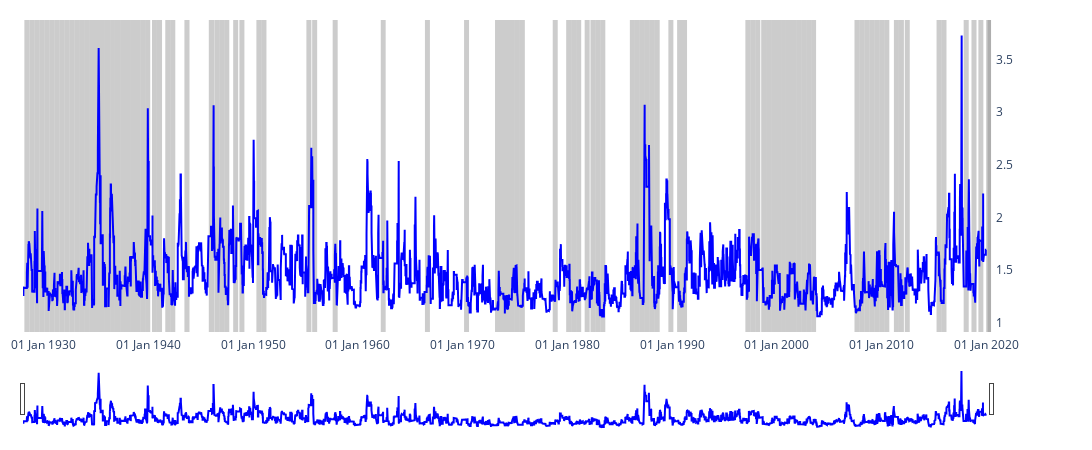

Notebook source saved alongside this figure:
### Code cell
plot_scatter(sp500.get_df_risk(), t0='1920-1-1', t1='2020-6-30', T=1, marked_periods=high_vol_periods)

### Figure 1 — Plotly figure (JSON) as saved in the notebook; plotly's stock layout.template omitted (floating-point values rounded to 4 significant figures; data arrays with more than 128 entries replaced by an {"elided": "..."} marker saying what was removed)
{"data": [{"hovertemplate": " %{y:.2f}", "line": {"color": "blue"}, "name": "ES : VaR", "type": "scatter", "x": {"elided": "23108 str values"}, "xaxis": "x", "y": {"elided": "23108 float values"}, "yaxis": "y2"}], "layout": {"autosize": false, "height": 450, "hovermode": "x unified", "legend": {"y": 1.12}, "margin": {"b": 20, "l": 20, "pad": 4, "r": 20, "t": 20}, "paper_bgcolor": "rgba(0,0,0,0)", "plot_bgcolor": "rgba(0,0,0,0)", "shapes": [{"fillcolor": "grey", "layer": "below", "line": {"width": 0}, "opacity": 0.4, "type": "rect", "x0": "1928-02-20T00:00:00", "x1": "1928-08-10T00:00:00", "xref": "x", "y0": 0, "y1": 1, "yref": "paper"}, {"fillcolor": "grey", "layer": "below", "line": {"width": 0}, "opacity": 0.4, "type": "rect", "x0": "1928-08-13T00:00:00", "x1": "1929-02-05T00:00:00", "xref": "x", "y0": 0, "y1": 1, "yref": "paper"}, {"fillcolor": "grey", "layer": "below", "line": {"width": 0}, "opacity": 0.4, "type": "rect", "x0": "1929-02-05T00:00:00", "x1": "1929-07-30T00:00:00", "xref": "x", "y0": 0, "y1": 1, "yref": "paper"}, {"fillcolor": "grey", "layer": "below", "line": {"width": 0}, "opacity": 0.4, "type": "rect", "x0": "1929-07-30T00:00:00", "x1": "1930-01-23T00:00:00", "xref": "x", "y0": 0, "y1": 1, "yref": "paper"}, {"fillcolor": "grey", "layer": "below", "line": {"width": 0}, "opacity": 0.4, "type": "rect", "x0": "1930-01-23T00:00:00", "x1": "1930-07-16T00:00:00", "xref": "x", "y0": 0, "y1": 1, "yref": "paper"}, {"fillcolor": "grey", "layer": "below", "line": {"width": 0}, "opacity": 0.4, "type": "rect", "x0": "1930-07-16T00:00:00", "x1": "1931-01-08T00:00:00", "xref": "x", "y0": 0, "y1": 1, "yref": "paper"}, {"fillcolor": "grey", "layer": "below", "line": {"width": 0}, "opacity": 0.4, "type": "rect", "x0": "1931-01-08T00:00:00", "x1": "1931-06-30T00:00:00", "xref": "x", "y0": 0, "y1": 1, "yref": "paper"}, {"fillcolor": "grey", "layer": "below", "line": {"width": 0}, "opacity": 0.4, "type": "rect", "x0": "1931-06-30T00:00:00", "x1": "1931-12-21T00:00:00", "xref": "x", "y0": 0, "y1": 1, "yref": "paper"}, {"fillcolor": "grey", "layer": "below", "line": {"width": 0}, "opacity": 0.4, "type": "rect", "x0": "1931-12-21T00:00:00", "x1": "1932-06-14T00:00:00", "xref": "x", "y0": 0, "y1": 1, "yref": "paper"}, {"fillcolor": "grey", "layer": "below", "line": {"width": 0}, "opacity": 0.4, "type": "rect", "x0": "1932-06-14T00:00:00", "x1": "1932-12-06T00:00:00", "xref": "x", "y0": 0, "y1": 1, "yref": "paper"}, {"fillcolor": "grey", "layer": "below", "line": {"width": 0}, "opacity": 0.4, "type": "rect", "x0": "1932-12-06T00:00:00", "x1": "1933-06-09T00:00:00", "xref": "x", "y0": 0, "y1": 1, "yref": "paper"}, {"fillcolor": "grey", "layer": "below", "line": {"width": 0}, "opacity": 0.4, "type": "rect", "x0": "1933-06-09T00:00:00", "x1": "1933-12-01T00:00:00", "xref": "x", "y0": 0, "y1": 1, "yref": "paper"}, {"fillcolor": "grey", "layer": "below", "line": {"width": 0}, "opacity": 0.4, "type": "rect", "x0": "1933-12-01T00:00:00", "x1": "1934-05-25T00:00:00", "xref": "x", "y0": 0, "y1": 1, "yref": "paper"}, {"fillcolor": "grey", "layer": "below", "line": {"width": 0}, "opacity": 0.4, "type": "rect", "x0": "1934-05-25T00:00:00", "x1": "1934-11-19T00:00:00", "xref": "x", "y0": 0, "y1": 1, "yref": "paper"}, {"fillcolor": "grey", "layer": "below", "line": {"width": 0}, "opacity": 0.4, "type": "rect", "x0": "1934-11-19T00:00:00", "x1": "1935-05-14T00:00:00", "xref": "x", "y0": 0, "y1": 1, "yref": "paper"}, {"fillcolor": "grey", "layer": "below", "line": {"width": 0}, "opacity": 0.4, "type": "rect", "x0": "1935-05-14T00:00:00", "x1": "1935-11-01T00:00:00", "xref": "x", "y0": 0, "y1": 1, "yref": "paper"}, {"fillcolor": "grey", "layer": "below", "line": {"width": 0}, "opacity": 0.4, "type": "rect", "x0": "1935-11-01T00:00:00", "x1": "1936-04-28T00:00:00", "xref": "x", "y0": 0, "y1": 1, "yref": "paper"}, {"fillcolor": "grey", "layer": "below", "line": {"width": 0}, "opacity": 0.4, "type": "rect", "x0": "1936-04-28T00:00:00", "x1": "1936-10-15T00:00:00", "xref": "x", "y0": 0, "y1": 1, "yref": "paper"}, {"fillcolor": "grey", "layer": "below", "line": {"width": 0}, "opacity": 0.4, "type": "rect", "x0": "1936-10-15T00:00:00", "x1": "1937-04-13T00:00:00", "xref": "x", "y0": 0, "y1": 1, "yref": "paper"}, {"fillcolor": "grey", "layer": "below", "line": {"width": 0}, "opacity": 0.4, "type": "rect", "x0": "1937-04-13T00:00:00", "x1": "1937-10-01T00:00:00", "xref": "x", "y0": 0, "y1": 1, "yref": "paper"}, {"fillcolor": "grey", "layer": "below", "line": {"width": 0}, "opacity": 0.4, "type": "rect", "x0": "1937-10-01T00:00:00", "x1": "1938-03-25T00:00:00", "xref": "x", "y0": 0, "y1": 1, "yref": "paper"}, {"fillcolor": "grey", "layer": "below", "line": {"width": 0}, "opacity": 0.4, "type": "rect", "x0": "1938-03-25T00:00:00", "x1": "1938-09-15T00:00:00", "xref": "x", "y0": 0, "y1": 1, "yref": "paper"}, {"fillcolor": "grey", "layer": "below", "line": {"width": 0}, "opacity": 0.4, "type": "rect", "x0": "1938-09-15T00:00:00", "x1": "1939-03-14T00:00:00", "xref": "x", "y0": 0, "y1": 1, "yref": "paper"}, {"fillcolor": "grey", "layer": "below", "line": {"width": 0}, "opacity": 0.4, "type": "rect", "x0": "1939-03-14T00:00:00", "x1": "1939-09-01T00:00:00", "xref": "x", "y0": 0, "y1": 1, "yref": "paper"}, {"fillcolor": "grey", "layer": "below", "line": {"width": 0}, "opacity": 0.4, "type": "rect", "x0": "1939-09-01T00:00:00", "x1": "1940-02-28T00:00:00", "xref": "x", "y0": 0, "y1": 1, "yref": "paper"}, {"fillcolor": "grey", "layer": "below", "line": {"width": 0}, "opacity": 0.4, "type": "rect", "x0": "1940-04-29T00:00:00", "x1": "1940-10-17T00:00:00", "xref": "x", "y0": 0, "y1": 1, "yref": "paper"}, {"fillcolor": "grey", "layer": "below", "line": {"width": 0}, "opacity": 0.4, "type": "rect", "x0": "1940-10-17T00:00:00", "x1": "1941-04-14T00:00:00", "xref": "x", "y0": 0, "y1": 1, "yref": "paper"}, {"fillcolor": "grey", "layer": "below", "line": {"width": 0}, "opacity": 0.4, "type": "rect", "x0": "1941-08-05T00:00:00", "x1": "1942-01-29T00:00:00", "xref": "x", "y0": 0, "y1": 1, "yref": "paper"}, {"fillcolor": "grey", "layer": "below", "line": {"width": 0}, "opacity": 0.4, "type": "rect", "x0": "1942-01-29T00:00:00", "x1": "1942-07-21T00:00:00", "xref": "x", "y0": 0, "y1": 1, "yref": "paper"}, {"fillcolor": "grey", "layer": "below", "line": {"width": 0}, "opacity": 0.4, "type": "rect", "x0": "1943-06-04T00:00:00", "x1": "1943-11-29T00:00:00", "xref": "x", "y0": 0, "y1": 1, "yref": "paper"}, {"fillcolor": "grey", "layer": "below", "line": {"width": 0}, "opacity": 0.4, "type": "rect", "x0": "1945-10-02T00:00:00", "x1": "1946-04-01T00:00:00", "xref": "x", "y0": 0, "y1": 1, "yref": "paper"}, {"fillcolor": "grey", "layer": "below", "line": {"width": 0}, "opacity": 0.4, "type": "rect", "x0": "1946-04-11T00:00:00", "x1": "1946-10-02T00:00:00", "xref": "x", "y0": 0, "y1": 1, "yref": "paper"}, {"fillcolor": "grey", "layer": "below", "line": {"width": 0}, "opacity": 0.4, "type": "rect", "x0": "1946-10-02T00:00:00", "x1": "1947-03-27T00:00:00", "xref": "x", "y0": 0, "y1": 1, "yref": "paper"}, {"fillcolor": "grey", "layer": "below", "line": {"width": 0}, "opacity": 0.4, "type": "rect", "x0": "1947-03-27T00:00:00", "x1": "1947-09-17T00:00:00", "xref": "x", "y0": 0, "y1": 1, "yref": "paper"}, {"fillcolor": "grey", "layer": "below", "line": {"width": 0}, "opacity": 0.4, "type": "rect", "x0": "1948-01-30T00:00:00", "x1": "1948-07-23T00:00:00", "xref": "x", "y0": 0, "y1": 1, "yref": "paper"}, {"fillcolor": "grey", "layer": "below", "line": {"width": 0}, "opacity": 0.4, "type": "rect", "x0": "1948-09-02T00:00:00", "x1": "1949-02-25T00:00:00", "xref": "x", "y0": 0, "y1": 1, "yref": "paper"}, {"fillcolor": "grey", "layer": "below", "line": {"width": 0}, "opacity": 0.4, "type": "rect", "x0": "1950-04-19T00:00:00", "x1": "1950-10-09T00:00:00", "xref": "x", "y0": 0, "y1": 1, "yref": "paper"}, {"fillcolor": "grey", "layer": "below", "line": {"width": 0}, "opacity": 0.4, "type": "rect", "x0": "1950-10-09T00:00:00", "x1": "1951-04-05T00:00:00", "xref": "x", "y0": 0, "y1": 1, "yref": "paper"}, {"fillcolor": "grey", "layer": "below", "line": {"width": 0}, "opacity": 0.4, "type": "rect", "x0": "1955-01-27T00:00:00", "x1": "1955-07-20T00:00:00", "xref": "x", "y0": 0, "y1": 1, "yref": "paper"}, {"fillcolor": "grey", "layer": "below", "line": {"width": 0}, "opacity": 0.4, "type": "rect", "x0": "1955-08-16T00:00:00", "x1": "1956-02-07T00:00:00", "xref": "x", "y0": 0, "y1": 1, "yref": "paper"}, {"fillcolor": "grey", "layer": "below", "line": {"width": 0}, "opacity": 0.4, "type": "rect", "x0": "1957-08-01T00:00:00", "x1": "1958-01-23T00:00:00", "xref": "x", "y0": 0, "y1": 1, "yref": "paper"}, {"fillcolor": "grey", "layer": "below", "line": {"width": 0}, "opacity": 0.4, "type": "rect", "x0": "1962-03-06T00:00:00", "x1": "1962-08-24T00:00:00", "xref": "x", "y0": 0, "y1": 1, "yref": "paper"}, {"fillcolor": "grey", "layer": "below", "line": {"width": 0}, "opacity": 0.4, "type": "rect", "x0": "1966-05-25T00:00:00", "x1": "1966-11-15T00:00:00", "xref": "x", "y0": 0, "y1": 1, "yref": "paper"}, {"fillcolor": "grey", "layer": "below", "line": {"width": 0}, "opacity": 0.4, "type": "rect", "x0": "1970-02-18T00:00:00", "x1": "1970-08-10T00:00:00", "xref": "x", "y0": 0, "y1": 1, "yref": "paper"}, {"fillcolor": "grey", "layer": "below", "line": {"width": 0}, "opacity": 0.4, "type": "rect", "x0": "1973-02-02T00:00:00", "x1": "1973-07-26T00:00:00", "xref": "x", "y0": 0, "y1": 1, "yref": "paper"}, {"fillcolor": "grey", "layer": "below", "line": {"width": 0}, "opacity": 0.4, "type": "rect", "x0": "1973-07-26T00:00:00", "x1": "1974-01-16T00:00:00", "xref": "x", "y0": 0, "y1": 1, "yref": "paper"}, {"fillcolor": "grey", "layer": "below", "line": {"width": 0}, "opacity": 0.4, "type": "rect", "x0": "1974-01-16T00:00:00", "x1": "1974-07-09T00:00:00", "xref": "x", "y0": 0, "y1": 1, "yref": "paper"}, {"fillcolor": "grey", "layer": "below", "line": {"width": 0}, "opacity": 0.4, "type": "rect", "x0": "1974-07-09T00:00:00", "x1": "1974-12-27T00:00:00", "xref": "x", "y0": 0, "y1": 1, "yref": "paper"}, {"fillcolor": "grey", "layer": "below", "line": {"width": 0}, "opacity": 0.4, "type": "rect", "x0": "1974-12-27T00:00:00", "x1": "1975-06-19T00:00:00", "xref": "x", "y0": 0, "y1": 1, "yref": "paper"}, {"fillcolor": "grey", "layer": "below", "line": {"width": 0}, "opacity": 0.4, "type": "rect", "x0": "1975-06-19T00:00:00", "x1": "1975-12-09T00:00:00", "xref": "x", "y0": 0, "y1": 1, "yref": "paper"}, {"fillcolor": "grey", "layer": "below", "line": {"width": 0}, "opacity": 0.4, "type": "rect", "x0": "1978-08-08T00:00:00", "x1": "1979-01-29T00:00:00", "xref": "x", "y0": 0, "y1": 1, "yref": "paper"}, {"fillcolor": "grey", "layer": "below", "line": {"width": 0}, "opacity": 0.4, "type": "rect", "x0": "1979-11-20T00:00:00", "x1": "1980-05-13T00:00:00", "xref": "x", "y0": 0, "y1": 1, "yref": "paper"}, {"fillcolor": "grey", "layer": "below", "line": {"width": 0}, "opacity": 0.4, "type": "rect", "x0": "1980-05-13T00:00:00", "x1": "1980-10-31T00:00:00", "xref": "x", "y0": 0, "y1": 1, "yref": "paper"}, {"fillcolor": "grey", "layer": "below", "line": {"width": 0}, "opacity": 0.4, "type": "rect", "x0": "1980-10-31T00:00:00", "x1": "1981-04-27T00:00:00", "xref": "x", "y0": 0, "y1": 1, "yref": "paper"}, {"fillcolor": "grey", "layer": "below", "line": {"width": 0}, "opacity": 0.4, "type": "rect", "x0": "1981-08-26T00:00:00", "x1": "1982-02-17T00:00:00", "xref": "x", "y0": 0, "y1": 1, "yref": "paper"}, {"fillcolor": "grey", "layer": "below", "line": {"width": 0}, "opacity": 0.4, "type": "rect", "x0": "1982-03-16T00:00:00", "x1": "1982-09-03T00:00:00", "xref": "x", "y0": 0, "y1": 1, "yref": "paper"}, {"fillcolor": "grey", "layer": "below", "line": {"width": 0}, "opacity": 0.4, "type": "rect", "x0": "1982-09-03T00:00:00", "x1": "1983-02-24T00:00:00", "xref": "x", "y0": 0, "y1": 1, "yref": "paper"}, {"fillcolor": "grey", "layer": "below", "line": {"width": 0}, "opacity": 0.4, "type": "rect", "x0": "1983-02-24T00:00:00", "x1": "1983-08-16T00:00:00", "xref": "x", "y0": 0, "y1": 1, "yref": "paper"}, {"fillcolor": "grey", "layer": "below", "line": {"width": 0}, "opacity": 0.4, "type": "rect", "x0": "1985-12-20T00:00:00", "x1": "1986-06-13T00:00:00", "xref": "x", "y0": 0, "y1": 1, "yref": "paper"}, {"fillcolor": "grey", "layer": "below", "line": {"width": 0}, "opacity": 0.4, "type": "rect", "x0": "1986-06-13T00:00:00", "x1": "1986-12-03T00:00:00", "xref": "x", "y0": 0, "y1": 1, "yref": "paper"}, {"fillcolor": "grey", "layer": "below", "line": {"width": 0}, "opacity": 0.4, "type": "rect", "x0": "1986-12-03T00:00:00", "x1": "1987-05-27T00:00:00", "xref": "x", "y0": 0, "y1": 1, "yref": "paper"}, {"fillcolor": "grey", "layer": "below", "line": {"width": 0}, "opacity": 0.4, "type": "rect", "x0": "1987-05-27T00:00:00", "x1": "1987-11-13T00:00:00", "xref": "x", "y0": 0, "y1": 1, "yref": "paper"}, {"fillcolor": "grey", "layer": "below", "line": {"width": 0}, "opacity": 0.4, "type": "rect", "x0": "1987-11-13T00:00:00", "x1": "1988-05-06T00:00:00", "xref": "x", "y0": 0, "y1": 1, "yref": "paper"}, {"fillcolor": "grey", "layer": "below", "line": {"width": 0}, "opacity": 0.4, "type": "rect", "x0": "1988-05-06T00:00:00", "x1": "1988-10-26T00:00:00", "xref": "x", "y0": 0, "y1": 1, "yref": "paper"}, {"fillcolor": "grey", "layer": "below", "line": {"width": 0}, "opacity": 0.4, "type": "rect", "x0": "1989-08-24T00:00:00", "x1": "1990-02-14T00:00:00", "xref": "x", "y0": 0, "y1": 1, "yref": "paper"}, {"fillcolor": "grey", "layer": "below", "line": {"width": 0}, "opacity": 0.4, "type": "rect", "x0": "1990-06-25T00:00:00", "x1": "1990-12-13T00:00:00", "xref": "x", "y0": 0, "y1": 1, "yref": "paper"}, {"fillcolor": "grey", "layer": "below", "line": {"width": 0}, "opacity": 0.4, "type": "rect", "x0": "1990-12-13T00:00:00", "x1": "1991-06-06T00:00:00", "xref": "x", "y0": 0, "y1": 1, "yref": "paper"}, {"fillcolor": "grey", "layer": "below", "line": {"width": 0}, "opacity": 0.4, "type": "rect", "x0": "1996-12-31T00:00:00", "x1": "1997-06-23T00:00:00", "xref": "x", "y0": 0, "y1": 1, "yref": "paper"}, {"fillcolor": "grey", "layer": "below", "line": {"width": 0}, "opacity": 0.4, "type": "rect", "x0": "1997-06-23T00:00:00", "x1": "1997-12-11T00:00:00", "xref": "x", "y0": 0, "y1": 1, "yref": "paper"}, {"fillcolor": "grey", "layer": "below", "line": {"width": 0}, "opacity": 0.4, "type": "rect", "x0": "1997-12-11T00:00:00", "x1": "1998-06-05T00:00:00", "xref": "x", "y0": 0, "y1": 1, "yref": "paper"}, {"fillcolor": "grey", "layer": "below", "line": {"width": 0}, "opacity": 0.4, "type": "rect", "x0": "1998-07-06T00:00:00", "x1": "1998-12-23T00:00:00", "xref": "x", "y0": 0, "y1": 1, "yref": "paper"}, {"fillcolor": "grey", "layer": "below", "line": {"width": 0}, "opacity": 0.4, "type": "rect", "x0": "1998-12-23T00:00:00", "x1": "1999-06-17T00:00:00", "xref": "x", "y0": 0, "y1": 1, "yref": "paper"}, {"fillcolor": "grey", "layer": "below", "line": {"width": 0}, "opacity": 0.4, "type": "rect", "x0": "1999-06-17T00:00:00", "x1": "1999-12-07T00:00:00", "xref": "x", "y0": 0, "y1": 1, "yref": "paper"}, {"fillcolor": "grey", "layer": "below", "line": {"width": 0}, "opacity": 0.4, "type": "rect", "x0": "1999-12-07T00:00:00", "x1": "2000-05-30T00:00:00", "xref": "x", "y0": 0, "y1": 1, "yref": "paper"}, {"fillcolor": "grey", "layer": "below", "line": {"width": 0}, "opacity": 0.4, "type": "rect", "x0": "2000-05-30T00:00:00", "x1": "2000-11-16T00:00:00", "xref": "x", "y0": 0, "y1": 1, "yref": "paper"}, {"fillcolor": "grey", "layer": "below", "line": {"width": 0}, "opacity": 0.4, "type": "rect", "x0": "2000-11-16T00:00:00", "x1": "2001-05-11T00:00:00", "xref": "x", "y0": 0, "y1": 1, "yref": "paper"}, {"fillcolor": "grey", "layer": "below", "line": {"width": 0}, "opacity": 0.4, "type": "rect", "x0": "2001-05-11T00:00:00", "x1": "2001-11-06T00:00:00", "xref": "x", "y0": 0, "y1": 1, "yref": "paper"}, {"fillcolor": "grey", "layer": "below", "line": {"width": 0}, "opacity": 0.4, "type": "rect", "x0": "2001-11-06T00:00:00", "x1": "2002-05-01T00:00:00", "xref": "x", "y0": 0, "y1": 1, "yref": "paper"}, {"fillcolor": "grey", "layer": "below", "line": {"width": 0}, "opacity": 0.4, "type": "rect", "x0": "2002-05-01T00:00:00", "x1": "2002-10-21T00:00:00", "xref": "x", "y0": 0, "y1": 1, "yref": "paper"}, {"fillcolor": "grey", "layer": "below", "line": {"width": 0}, "opacity": 0.4, "type": "rect", "x0": "2002-10-21T00:00:00", "x1": "2003-04-14T00:00:00", "xref": "x", "y0": 0, "y1": 1, "yref": "paper"}, {"fillcolor": "grey", "layer": "below", "line": {"width": 0}, "opacity": 0.4, "type": "rect", "x0": "2003-04-14T00:00:00", "x1": "2003-10-03T00:00:00", "xref": "x", "y0": 0, "y1": 1, "yref": "paper"}, {"fillcolor": "grey", "layer": "below", "line": {"width": 0}, "opacity": 0.4, "type": "rect", "x0": "2007-06-04T00:00:00", "x1": "2007-11-21T00:00:00", "xref": "x", "y0": 0, "y1": 1, "yref": "paper"}, {"fillcolor": "grey", "layer": "below", "line": {"width": 0}, "opacity": 0.4, "type": "rect", "x0": "2007-11-21T00:00:00", "x1": "2008-05-15T00:00:00", "xref": "x", "y0": 0, "y1": 1, "yref": "paper"}, {"fillcolor": "grey", "layer": "below", "line": {"width": 0}, "opacity": 0.4, "type": "rect", "x0": "2008-05-15T00:00:00", "x1": "2008-11-04T00:00:00", "xref": "x", "y0": 0, "y1": 1, "yref": "paper"}, {"fillcolor": "grey", "layer": "below", "line": {"width": 0}, "opacity": 0.4, "type": "rect", "x0": "2008-11-04T00:00:00", "x1": "2009-04-29T00:00:00", "xref": "x", "y0": 0, "y1": 1, "yref": "paper"}, {"fillcolor": "grey", "layer": "below", "line": {"width": 0}, "opacity": 0.4, "type": "rect", "x0": "2009-04-29T00:00:00", "x1": "2009-10-19T00:00:00", "xref": "x", "y0": 0, "y1": 1, "yref": "paper"}, {"fillcolor": "grey", "layer": "below", "line": {"width": 0}, "opacity": 0.4, "type": "rect", "x0": "2009-10-19T00:00:00", "x1": "2010-04-13T00:00:00", "xref": "x", "y0": 0, "y1": 1, "yref": "paper"}, {"fillcolor": "grey", "layer": "below", "line": {"width": 0}, "opacity": 0.4, "type": "rect", "x0": "2010-04-13T00:00:00", "x1": "2010-10-01T00:00:00", "xref": "x", "y0": 0, "y1": 1, "yref": "paper"}, {"fillcolor": "grey", "layer": "below", "line": {"width": 0}, "opacity": 0.4, "type": "rect", "x0": "2011-03-10T00:00:00", "x1": "2011-08-30T00:00:00", "xref": "x", "y0": 0, "y1": 1, "yref": "paper"}, {"fillcolor": "grey", "layer": "below", "line": {"width": 0}, "opacity": 0.4, "type": "rect", "x0": "2011-08-30T00:00:00", "x1": "2012-02-22T00:00:00", "xref": "x", "y0": 0, "y1": 1, "yref": "paper"}, {"fillcolor": "grey", "layer": "below", "line": {"width": 0}, "opacity": 0.4, "type": "rect", "x0": "2012-03-23T00:00:00", "x1": "2012-09-13T00:00:00", "xref": "x", "y0": 0, "y1": 1, "yref": "paper"}, {"fillcolor": "grey", "layer": "below", "line": {"width": 0}, "opacity": 0.4, "type": "rect", "x0": "2015-04-06T00:00:00", "x1": "2015-09-24T00:00:00", "xref": "x", "y0": 0, "y1": 1, "yref": "paper"}, {"fillcolor": "grey", "layer": "below", "line": {"width": 0}, "opacity": 0.4, "type": "rect", "x0": "2015-09-24T00:00:00", "x1": "2016-03-17T00:00:00", "xref": "x", "y0": 0, "y1": 1, "yref": "paper"}, {"fillcolor": "grey", "layer": "below", "line": {"width": 0}, "opacity": 0.4, "type": "rect", "x0": "2017-11-07T00:00:00", "x1": "2018-05-02T00:00:00", "xref": "x", "y0": 0, "y1": 1, "yref": "paper"}, {"fillcolor": "grey", "layer": "below", "line": {"width": 0}, "opacity": 0.4, "type": "rect", "x0": "2018-08-06T00:00:00", "x1": "2019-01-29T00:00:00", "xref": "x", "y0": 0, "y1": 1, "yref": "paper"}, {"fillcolor": "grey", "layer": "below", "line": {"width": 0}, "opacity": 0.4, "type": "rect", "x0": "2019-04-04T00:00:00", "x1": "2019-09-25T00:00:00", "xref": "x", "y0": 0, "y1": 1, "yref": "paper"}, {"fillcolor": "grey", "layer": "below", "line": {"width": 0}, "opacity": 0.4, "type": "rect", "x0": "2019-12-31T00:00:00", "x1": "2020-06-23T00:00:00", "xref": "x", "y0": 0, "y1": 1, "yref": "paper"}, {"fillcolor": "grey", "layer": "below", "line": {"width": 0}, "opacity": 0.4, "type": "rect", "x0": "2020-2-20", "x1": "2020-06-24", "xref": "x", "y0": 0, "y1": 1, "yref": "paper"}], "width": 1100, "xaxis": {"anchor": "y", "domain": [0, 0.94], "rangeslider": {"visible": true}, "showgrid": false, "tickformat": "%d %b %Y"}, "yaxis": {"anchor": "x", "domain": [0, 1], "rangemode": "tozero", "showgrid": false, "tickformat": ".0%"}, "yaxis2": {"anchor": "x", "overlaying": "y", "showgrid": false, "side": "right"}}}
